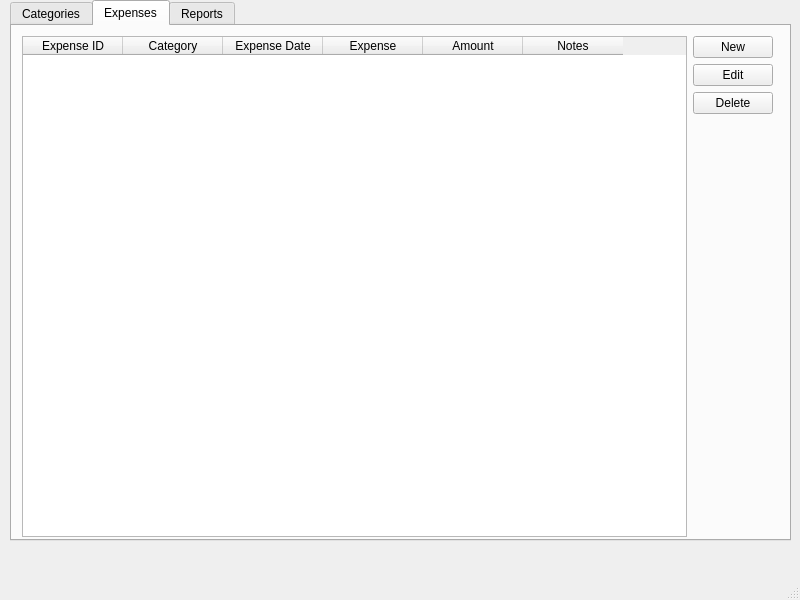
<?xml version="1.0" encoding="UTF-8"?>
<ui version="4.0">
 <class>MainWindow</class>
 <widget class="QMainWindow" name="MainWindow">
  <property name="geometry">
   <rect>
    <x>0</x>
    <y>0</y>
    <width>800</width>
    <height>600</height>
   </rect>
  </property>
  <property name="windowTitle">
   <string>MainWindow</string>
  </property>
  <widget class="QWidget" name="centralwidget">
   <widget class="QTabWidget" name="twtMain">
    <property name="geometry">
     <rect>
      <x>10</x>
      <y>0</y>
      <width>781</width>
      <height>541</height>
     </rect>
    </property>
    <property name="currentIndex">
     <number>1</number>
    </property>
    <widget class="QWidget" name="tabCategories">
     <attribute name="title">
      <string>Categories</string>
     </attribute>
     <widget class="QWidget" name="horizontalLayoutWidget">
      <property name="geometry">
       <rect>
        <x>10</x>
        <y>10</y>
        <width>751</width>
        <height>501</height>
       </rect>
      </property>
      <layout class="QHBoxLayout" name="horizontalLayout">
       <item>
        <widget class="QTableWidget" name="tblCategories">
         <column>
          <property name="text">
           <string>Category ID</string>
          </property>
         </column>
         <column>
          <property name="text">
           <string>Category</string>
          </property>
         </column>
        </widget>
       </item>
       <item>
        <layout class="QVBoxLayout" name="verticalLayout_4">
         <item>
          <widget class="QPushButton" name="btnNewCategories">
           <property name="text">
            <string>New</string>
           </property>
          </widget>
         </item>
         <item>
          <widget class="QPushButton" name="btnEditCategories">
           <property name="text">
            <string>Edit</string>
           </property>
          </widget>
         </item>
         <item>
          <widget class="QPushButton" name="btnDeleteCategories">
           <property name="text">
            <string>Delete</string>
           </property>
          </widget>
         </item>
         <item>
          <spacer name="verticalSpacer">
           <property name="orientation">
            <enum>Qt::Vertical</enum>
           </property>
           <property name="sizeHint" stdset="0">
            <size>
             <width>20</width>
             <height>40</height>
            </size>
           </property>
          </spacer>
         </item>
        </layout>
       </item>
      </layout>
     </widget>
    </widget>
    <widget class="QWidget" name="tabExpenses">
     <attribute name="title">
      <string>Expenses</string>
     </attribute>
     <widget class="QWidget" name="horizontalLayoutWidget_2">
      <property name="geometry">
       <rect>
        <x>10</x>
        <y>10</y>
        <width>751</width>
        <height>501</height>
       </rect>
      </property>
      <layout class="QHBoxLayout" name="horizontalLayout_2">
       <item>
        <widget class="QTableWidget" name="tblExpenses">
         <column>
          <property name="text">
           <string>Expense ID</string>
          </property>
         </column>
         <column>
          <property name="text">
           <string>Category</string>
          </property>
         </column>
         <column>
          <property name="text">
           <string>Expense Date</string>
          </property>
         </column>
         <column>
          <property name="text">
           <string>Expense</string>
          </property>
         </column>
         <column>
          <property name="text">
           <string>Amount</string>
          </property>
         </column>
         <column>
          <property name="text">
           <string>Notes</string>
          </property>
         </column>
        </widget>
       </item>
       <item>
        <layout class="QVBoxLayout" name="verticalLayout_5">
         <item>
          <widget class="QPushButton" name="btnNewExpenses">
           <property name="text">
            <string>New</string>
           </property>
          </widget>
         </item>
         <item>
          <widget class="QPushButton" name="btnEditExpenses">
           <property name="text">
            <string>Edit</string>
           </property>
          </widget>
         </item>
         <item>
          <widget class="QPushButton" name="btnDeleteExpenses">
           <property name="text">
            <string>Delete</string>
           </property>
          </widget>
         </item>
         <item>
          <spacer name="verticalSpacer_2">
           <property name="orientation">
            <enum>Qt::Vertical</enum>
           </property>
           <property name="sizeHint" stdset="0">
            <size>
             <width>20</width>
             <height>40</height>
            </size>
           </property>
          </spacer>
         </item>
        </layout>
       </item>
      </layout>
     </widget>
    </widget>
    <widget class="QWidget" name="tabReports">
     <attribute name="title">
      <string>Reports</string>
     </attribute>
     <widget class="QWidget" name="horizontalLayoutWidget_3">
      <property name="geometry">
       <rect>
        <x>10</x>
        <y>10</y>
        <width>671</width>
        <height>501</height>
       </rect>
      </property>
      <layout class="QHBoxLayout" name="horizontalLayout_3">
       <item>
        <widget class="QTableWidget" name="tblExpenses_2">
         <column>
          <property name="text">
           <string>Category</string>
          </property>
         </column>
         <column>
          <property name="text">
           <string>Total Expenses</string>
          </property>
         </column>
        </widget>
       </item>
      </layout>
     </widget>
    </widget>
   </widget>
  </widget>
  <widget class="QMenuBar" name="menubar">
   <property name="geometry">
    <rect>
     <x>0</x>
     <y>0</y>
     <width>800</width>
     <height>24</height>
    </rect>
   </property>
  </widget>
  <widget class="QStatusBar" name="statusbar"/>
 </widget>
 <resources/>
 <connections/>
</ui>
